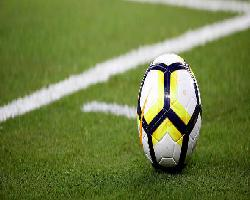
#> input picture images/football.jpg, 250 x 200 px
$ python resize.py
#> lines starting #> are read from the running program, lines starting #| are printed output that depends on the picture
#> the answer given: football.jpg
#> the answer given: 100
#> the answer given: 100
from PIL import Image

def resize(img,w,h):
#> called with img = 'football.jpg', w = 100, h = 100
    image =  Image.open(img).resize((w,h))
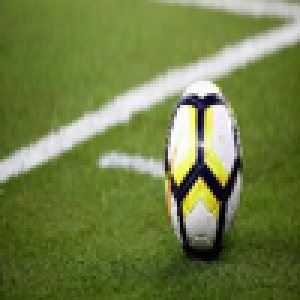
#> image: PIL image 100x100 RGB (shown 3 times larger); mean R, G, B 112.1, 127.2, 68.7
    image.show()

if __name__ == '__main__':
    img = input("enter the image name with extension  : ")
    w = int(input("Enter the width : "))
    h = int(input("Enter the height : " ))
    resize(img,w,h)


$ run again, on images/lecture.jpg
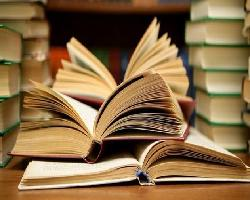
#> input picture images/lecture.jpg, 250 x 200 px
#> in resize, `image =  Image.open(img).resize((w,h))`:
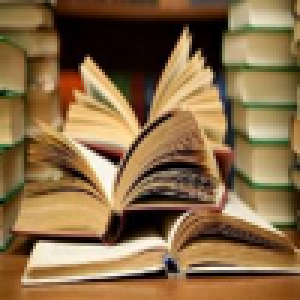
#> image: PIL image 100x100 RGB (shown 3 times larger); mean R, G, B 136.4, 107.3, 70.7
